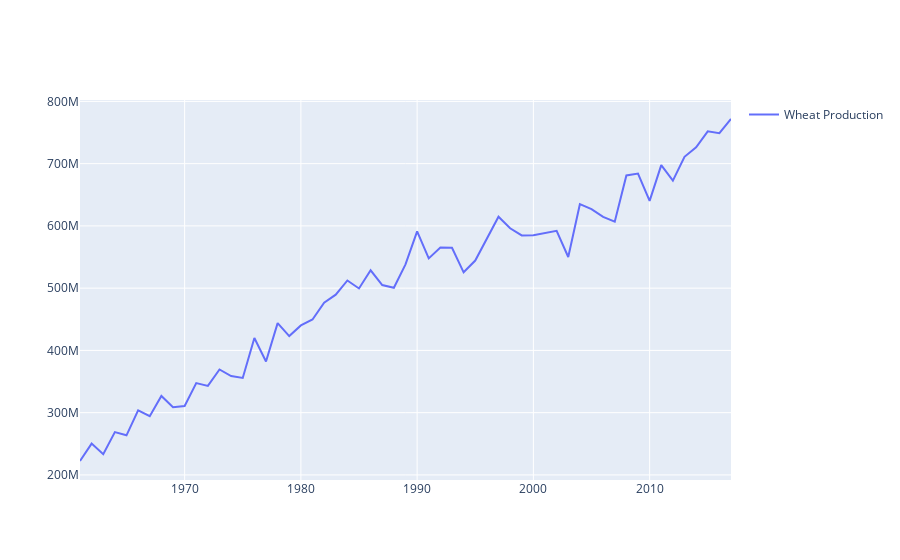

Notebook cell for this chart:
### Code cell
# Notice that we have the same production than the scatter plot for the year 2016, so it's correct
fig = go.Figure()
fig.add_trace(go.Scatter(
    x=df_wheat_production.groupby(['year']).sum().reset_index().year,
    y=df_wheat_production.groupby(['year']).sum().reset_index().production,
    mode='lines',
    showlegend=True,
    name="Wheat Production",
    ))
